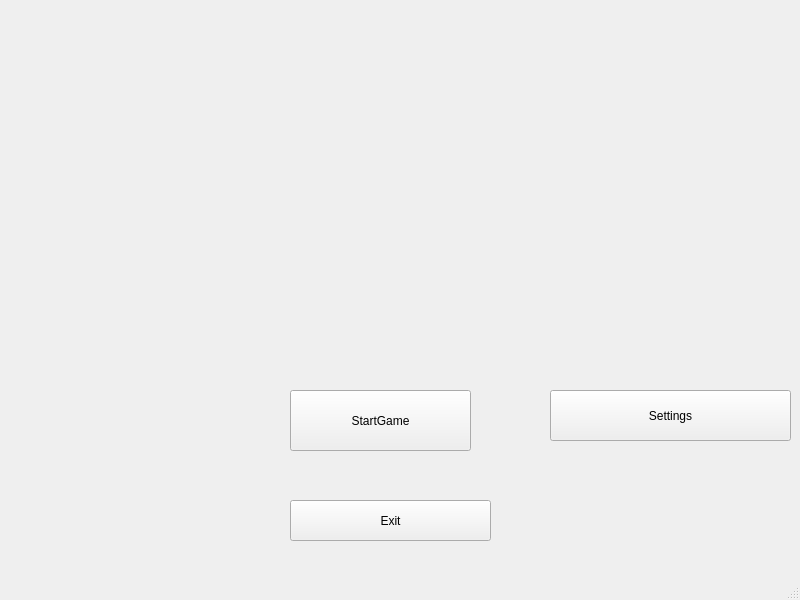
<?xml version="1.0" encoding="UTF-8"?>
<ui version="4.0">
 <class>MenuWindow</class>
 <widget class="QMainWindow" name="MenuWindow">
  <property name="geometry">
   <rect>
    <x>0</x>
    <y>0</y>
    <width>800</width>
    <height>600</height>
   </rect>
  </property>
  <property name="windowTitle">
   <string>MainWindow</string>
  </property>
  <widget class="QWidget" name="centralwidget">
   <widget class="QPushButton" name="PlayButton">
    <property name="geometry">
     <rect>
      <x>290</x>
      <y>390</y>
      <width>181</width>
      <height>61</height>
     </rect>
    </property>
    <property name="text">
     <string>StartGame</string>
    </property>
   </widget>
   <widget class="QPushButton" name="SettingsButton">
    <property name="geometry">
     <rect>
      <x>550</x>
      <y>390</y>
      <width>241</width>
      <height>51</height>
     </rect>
    </property>
    <property name="text">
     <string>Settings</string>
    </property>
   </widget>
   <widget class="QPushButton" name="ExitButton">
    <property name="geometry">
     <rect>
      <x>290</x>
      <y>500</y>
      <width>201</width>
      <height>41</height>
     </rect>
    </property>
    <property name="text">
     <string>Exit</string>
    </property>
   </widget>
  </widget>
  <widget class="QStatusBar" name="statusbar"/>
 </widget>
 <resources/>
 <connections/>
</ui>
